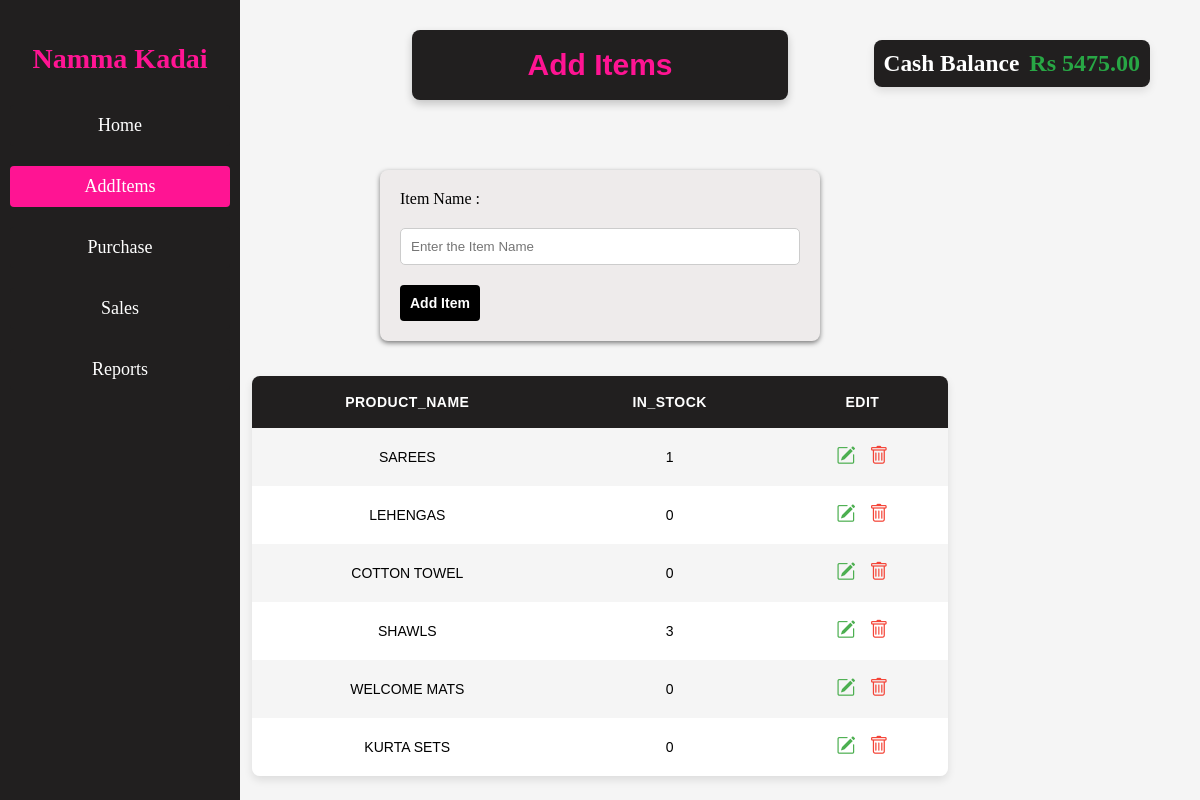
Page /additems on the committed database.
### models.py (models this page shows)
class CompanyModel(db.Model):
    __tablename__='company'
    id = db.Column(db.Integer, primary_key=True)
    company_name=db.Column(db.String(),nullable=False)
    cash_balance=db.Column(db.Float,default=1000.00)

class ItemModel(db.Model):
    __tablename__ ='item'
    item_id=db.Column(db.Integer,primary_key=True)
    item_name=db.Column(db.String(),nullable=False)
    qty=db.Column(db.Integer,default=0,nullable=False)  # Bonus column for item quantity

### App.py (the view, shortened to what this page needs)
@app.route('/additems',methods=['GET','POST'])
def additems():
    company=CompanyModel.query.first()
    items=ItemModel.query.all()
    no_items = len(items) == 0
    company.cash_balance = f'{company.cash_balance:.2f}'
    return render_template('add_items.html',company=company,items=items, no_items= no_items)

### App.py (called while the page is built)
@app.context_processor
def inject_path():
    return {'current_path': request.path}

### templates/add_items.html (shortened to what this page needs)
<!DOCTYPE html>
<html>
<head>
    <link rel="stylesheet" href="static/add_or_purchase_or_sale.css">
    <link href="https://cdn.jsdelivr.net/npm/bootstrap-icons/font/bootstrap-icons.css" rel="stylesheet">
</head>
<body>
    <div class="sidebar">
        <h2>Namma Kadai</h2>
        <a href="{{ url_for('home') }}">Home</a>
        <a href="{{ url_for('additems') }}"
            class="{% if current_path == url_for('additems') %}active{% endif %}">AddItems</a>
        <a href="{{ url_for('purchase') }}">Purchase</a>
        <a href="{{ url_for('sale') }}">Sales</a>
        <a href="{{ url_for('reports')}}">Reports</a>
    </div>
    <div class="title-bar">
        <h2>Add Items</h2>
    </div>
    <div class="balance-container">
        <h3>Cash Balance</h3>
        <div class="balance-amount">Rs {{company.cash_balance }}</div>
    </div>
    <div id="flash-messages">
        {% with messages = get_flashed_messages(with_categories=true) %}
            {% if messages %}
                {% for category, message in messages %}
                    <p class="message {{ category }}">{{ message }}</p>
                {% endfor %}
            {% else %}
                <p>No flash messages</p>
            {% endif %}
        {% endwith %}
    </div>
    <form class="formcontainer" method="POST">
        <label>Item Name :</label>
        <input type="text" name="item_name" placeholder="Enter the Item Name" id="filter-input" onkeyup="filterTable()"
            autocomplete="off" required><br>
        <button type="submit">Add Item</button>
    </form>
    <table id="items-table">
        <thead>
            <tr>
                <th>Product_Name</th>
                <th>In_Stock</th>
                <th>Edit</th>
            </tr>
        </thead>
        <tbody>
            {% if no_items %}
            <tr>
                <td colspan="4" style="align-items: center;">No Products Added</td>
            </tr>
            {% else %}
            {% for item in items %}
            <tr>
                <td>{{ item.item_name }}</td>
                <td>{{ item.qty}}</td>
                <td>
                    <form action="{{ url_for('updateitems', id=item.item_id) }}" method="get"
                        style="display: inline;margin-right: 10px;">
                        <button type="submit" style="background: none; border: none; cursor: pointer; padding: 0;">
                            <i class="bi bi-pencil-square" style="color: #4CAF50; font-size: 1.2rem;"></i>
                        </button>
                    </form>
                    <form action="{{ url_for('deleteitems', id=item.item_id) }}" method="post" style="display: inline;"
                        onsubmit="return confirm('Are you sure you want to delete this item?');">
                        <button type="submit" style="background: none; border: none; cursor: pointer; padding: 0;">
                            <i class="bi bi-trash" style="color: #F44336; font-size: 1.2rem;"></i>
                        </button>
                    </form>
                </td>
            </tr>
            {% endfor %}
            {% endif %}
        </tbody>
    </table>
</body>
</html>

### static/add_or_purchase_or_sale.css (style rules this page uses)
.sidebar { width: 200px; background-color: rgb(33, 31, 31); padding: 20px; position: fixed; height: 100%; top: 0; left: 0; display: flex; flex-direction: column; align-items: center; }
.sidebar h2 { font-size: 28px; margin-bottom: 20px; color: deeppink; }
.sidebar a { font-size: 18px; color: white; text-decoration: none; margin: 10px 0; display: block; text-align: center; padding: 10px; width: 100%; border-radius: 4px; background-color: rgb(33, 31, 31); transition: background-color 0.3s; }
.sidebar a.active { background-color: deeppink; }
.balance-container { display: flex; align-items: center; justify-content: flex-end; padding: 10px; background-color: rgb(33, 31, 31); font-size: 20px; font-weight: bold; color: white; border-radius: 8px; box-shadow: 0px 4px 8px rgba(0, 0, 0, 0.1); position: absolute; top: 40px; right: 50px; }
.balance-container h3 { margin: 0; padding-right: 10px; }
.balance-amount { font-size: 24px; color: #28a745; }
.title-bar h2 { margin: 10px; text-align: center; color: deeppink; font-family: Arial, sans-serif; }
.title-bar { display: block; align-items: center; flex-direction: column; padding: 8px; font-size: 20px; position: fixed; margin-top: 10px; left: 50%; transform: translateX(-50%); z-index: 1000; border-radius: 8px; box-shadow: 0 4px 8px rgba(0, 0, 0, 0.2); width: 30%; background-color: rgb(33, 31, 31); }
body { background-color: whitesmoke; margin: 0; padding: 20px; }
h2 { text-align: center; color: deeppink; }
.formcontainer { max-width: 400px; margin: 0 auto; margin-top: 10%; background-color: rgb(238, 235, 235); padding: 20px; border-radius: 8px; box-shadow: 0 2px 5px rgba(0, 0, 0, 0.5); margin-bottom: 3%; }
label { display: block; }
select, input[type="text"] { width: 100%; padding: 10px; margin-bottom: 15px; border: 1px solid #ccc; border-radius: 4px; box-sizing: border-box; }
#filter-input, #filter-mode { margin: 20px 0; padding: 10px; width: 100%; border: 1px solid #ccc; border-radius: 5px; }
button[type="submit"] { align-items: center; background-color: black; color: white; padding: 10px 10px; border: none; border-radius: 4px; font-size: 14px; font-weight: bold; cursor: pointer; transition: all 0.3s ease; }
table { margin: auto; margin-left: 20%; width: 60%; border-collapse: collapse; margin-top: 20px; box-shadow: 0px 4px 8px rgba(0, 0, 0, 0.1); font-family: Arial, sans-serif; border-radius: 8px; overflow: hidden; color: black; }
th, td { padding: 18px 18px; text-align: center; font-size: 14px; font-weight: 500; }
th { background-color: rgb(33, 31, 31); color: white; font-weight: bold; text-transform: uppercase; letter-spacing: 0.5px; }
tr:nth-child(even) { background-color: white; }
tr:nth-child(odd) { background-color: whitesmoke; }

### rows in the picture
CompanyModel: cash_balance "5475.00"
ItemModel: item_name "SAREES", qty "1"
ItemModel: item_name "LEHENGAS", qty "0"
ItemModel: item_name "COTTON TOWEL", qty "0"
ItemModel: item_name "SHAWLS", qty "3"
ItemModel: item_name "WELCOME MATS", qty "0"
ItemModel: item_name "KURTA SETS", qty "0"
